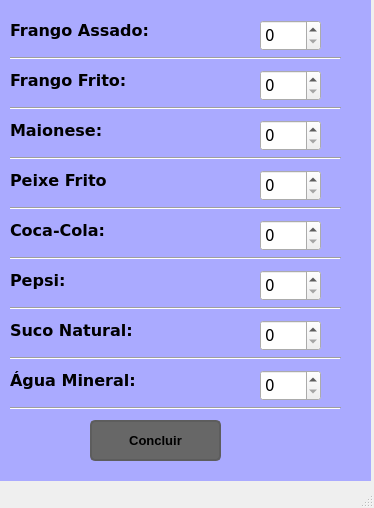
<?xml version="1.0" encoding="UTF-8"?>
<ui version="4.0">
 <class>MainWindow</class>
 <widget class="QMainWindow" name="MainWindow">
  <property name="geometry">
   <rect>
    <x>0</x>
    <y>0</y>
    <width>374</width>
    <height>508</height>
   </rect>
  </property>
  <property name="windowTitle">
   <string>MainWindow</string>
  </property>
  <widget class="QWidget" name="centralwidget">
   <widget class="QLabel" name="label">
    <property name="geometry">
     <rect>
      <x>10</x>
      <y>10</y>
      <width>141</width>
      <height>41</height>
     </rect>
    </property>
    <property name="font">
     <font>
      <family>Verdana</family>
      <pointsize>12</pointsize>
      <weight>75</weight>
      <bold>true</bold>
     </font>
    </property>
    <property name="text">
     <string>Frango Assado:</string>
    </property>
   </widget>
   <widget class="QLabel" name="label_2">
    <property name="geometry">
     <rect>
      <x>0</x>
      <y>0</y>
      <width>371</width>
      <height>481</height>
     </rect>
    </property>
    <property name="styleSheet">
     <string notr="true">background-color: rgb(170, 170, 255);</string>
    </property>
    <property name="text">
     <string/>
    </property>
   </widget>
   <widget class="QLabel" name="label_3">
    <property name="geometry">
     <rect>
      <x>10</x>
      <y>60</y>
      <width>141</width>
      <height>41</height>
     </rect>
    </property>
    <property name="font">
     <font>
      <family>Verdana</family>
      <pointsize>12</pointsize>
      <weight>75</weight>
      <bold>true</bold>
     </font>
    </property>
    <property name="text">
     <string>Frango Frito:</string>
    </property>
   </widget>
   <widget class="QLabel" name="label_4">
    <property name="geometry">
     <rect>
      <x>10</x>
      <y>110</y>
      <width>141</width>
      <height>41</height>
     </rect>
    </property>
    <property name="font">
     <font>
      <family>Verdana</family>
      <pointsize>12</pointsize>
      <weight>75</weight>
      <bold>true</bold>
     </font>
    </property>
    <property name="text">
     <string>Maionese:</string>
    </property>
   </widget>
   <widget class="QLabel" name="label_5">
    <property name="geometry">
     <rect>
      <x>10</x>
      <y>160</y>
      <width>141</width>
      <height>41</height>
     </rect>
    </property>
    <property name="font">
     <font>
      <family>Verdana</family>
      <pointsize>12</pointsize>
      <weight>75</weight>
      <bold>true</bold>
     </font>
    </property>
    <property name="text">
     <string>Peixe Frito</string>
    </property>
   </widget>
   <widget class="QLabel" name="label_6">
    <property name="geometry">
     <rect>
      <x>10</x>
      <y>210</y>
      <width>141</width>
      <height>41</height>
     </rect>
    </property>
    <property name="font">
     <font>
      <family>Verdana</family>
      <pointsize>12</pointsize>
      <weight>75</weight>
      <bold>true</bold>
     </font>
    </property>
    <property name="text">
     <string>Coca-Cola:</string>
    </property>
   </widget>
   <widget class="QLabel" name="label_7">
    <property name="geometry">
     <rect>
      <x>10</x>
      <y>260</y>
      <width>141</width>
      <height>41</height>
     </rect>
    </property>
    <property name="font">
     <font>
      <family>Verdana</family>
      <pointsize>12</pointsize>
      <weight>75</weight>
      <bold>true</bold>
     </font>
    </property>
    <property name="text">
     <string>Pepsi:</string>
    </property>
   </widget>
   <widget class="QLabel" name="label_8">
    <property name="geometry">
     <rect>
      <x>10</x>
      <y>310</y>
      <width>141</width>
      <height>41</height>
     </rect>
    </property>
    <property name="font">
     <font>
      <family>Verdana</family>
      <pointsize>12</pointsize>
      <weight>75</weight>
      <bold>true</bold>
     </font>
    </property>
    <property name="text">
     <string>Suco Natural:</string>
    </property>
   </widget>
   <widget class="QLabel" name="label_9">
    <property name="geometry">
     <rect>
      <x>10</x>
      <y>360</y>
      <width>141</width>
      <height>41</height>
     </rect>
    </property>
    <property name="font">
     <font>
      <family>Verdana</family>
      <pointsize>12</pointsize>
      <weight>75</weight>
      <bold>true</bold>
     </font>
    </property>
    <property name="text">
     <string>Água Mineral:</string>
    </property>
   </widget>
   <widget class="QSpinBox" name="spinBox">
    <property name="geometry">
     <rect>
      <x>260</x>
      <y>20</y>
      <width>61</width>
      <height>31</height>
     </rect>
    </property>
    <property name="font">
     <font>
      <family>Verdana</family>
      <pointsize>11</pointsize>
     </font>
    </property>
   </widget>
   <widget class="QSpinBox" name="spinBox_2">
    <property name="geometry">
     <rect>
      <x>260</x>
      <y>70</y>
      <width>61</width>
      <height>31</height>
     </rect>
    </property>
    <property name="font">
     <font>
      <family>Verdana</family>
      <pointsize>11</pointsize>
     </font>
    </property>
   </widget>
   <widget class="QSpinBox" name="spinBox_3">
    <property name="geometry">
     <rect>
      <x>260</x>
      <y>120</y>
      <width>61</width>
      <height>31</height>
     </rect>
    </property>
    <property name="font">
     <font>
      <family>Verdana</family>
      <pointsize>11</pointsize>
     </font>
    </property>
   </widget>
   <widget class="QSpinBox" name="spinBox_4">
    <property name="geometry">
     <rect>
      <x>260</x>
      <y>170</y>
      <width>61</width>
      <height>31</height>
     </rect>
    </property>
    <property name="font">
     <font>
      <family>Verdana</family>
      <pointsize>11</pointsize>
     </font>
    </property>
   </widget>
   <widget class="QSpinBox" name="spinBox_5">
    <property name="geometry">
     <rect>
      <x>260</x>
      <y>220</y>
      <width>61</width>
      <height>31</height>
     </rect>
    </property>
    <property name="font">
     <font>
      <family>Verdana</family>
      <pointsize>11</pointsize>
     </font>
    </property>
   </widget>
   <widget class="QSpinBox" name="spinBox_6">
    <property name="geometry">
     <rect>
      <x>260</x>
      <y>270</y>
      <width>61</width>
      <height>31</height>
     </rect>
    </property>
    <property name="font">
     <font>
      <family>Verdana</family>
      <pointsize>11</pointsize>
     </font>
    </property>
   </widget>
   <widget class="QSpinBox" name="spinBox_7">
    <property name="geometry">
     <rect>
      <x>260</x>
      <y>320</y>
      <width>61</width>
      <height>31</height>
     </rect>
    </property>
    <property name="font">
     <font>
      <family>Verdana</family>
      <pointsize>11</pointsize>
     </font>
    </property>
   </widget>
   <widget class="QSpinBox" name="spinBox_8">
    <property name="geometry">
     <rect>
      <x>260</x>
      <y>370</y>
      <width>61</width>
      <height>31</height>
     </rect>
    </property>
    <property name="font">
     <font>
      <family>Verdana</family>
      <pointsize>11</pointsize>
     </font>
    </property>
   </widget>
   <widget class="Line" name="line">
    <property name="geometry">
     <rect>
      <x>10</x>
      <y>50</y>
      <width>331</width>
      <height>16</height>
     </rect>
    </property>
    <property name="orientation">
     <enum>Qt::Horizontal</enum>
    </property>
   </widget>
   <widget class="Line" name="line_2">
    <property name="geometry">
     <rect>
      <x>10</x>
      <y>100</y>
      <width>331</width>
      <height>16</height>
     </rect>
    </property>
    <property name="orientation">
     <enum>Qt::Horizontal</enum>
    </property>
   </widget>
   <widget class="Line" name="line_3">
    <property name="geometry">
     <rect>
      <x>10</x>
      <y>150</y>
      <width>331</width>
      <height>16</height>
     </rect>
    </property>
    <property name="orientation">
     <enum>Qt::Horizontal</enum>
    </property>
   </widget>
   <widget class="Line" name="line_4">
    <property name="geometry">
     <rect>
      <x>10</x>
      <y>200</y>
      <width>331</width>
      <height>16</height>
     </rect>
    </property>
    <property name="orientation">
     <enum>Qt::Horizontal</enum>
    </property>
   </widget>
   <widget class="Line" name="line_5">
    <property name="geometry">
     <rect>
      <x>10</x>
      <y>250</y>
      <width>331</width>
      <height>16</height>
     </rect>
    </property>
    <property name="orientation">
     <enum>Qt::Horizontal</enum>
    </property>
   </widget>
   <widget class="Line" name="line_6">
    <property name="geometry">
     <rect>
      <x>10</x>
      <y>300</y>
      <width>331</width>
      <height>16</height>
     </rect>
    </property>
    <property name="orientation">
     <enum>Qt::Horizontal</enum>
    </property>
   </widget>
   <widget class="Line" name="line_7">
    <property name="geometry">
     <rect>
      <x>10</x>
      <y>350</y>
      <width>331</width>
      <height>16</height>
     </rect>
    </property>
    <property name="orientation">
     <enum>Qt::Horizontal</enum>
    </property>
   </widget>
   <widget class="Line" name="line_8">
    <property name="geometry">
     <rect>
      <x>10</x>
      <y>400</y>
      <width>331</width>
      <height>16</height>
     </rect>
    </property>
    <property name="orientation">
     <enum>Qt::Horizontal</enum>
    </property>
   </widget>
   <widget class="QPushButton" name="btnConcluir">
    <property name="geometry">
     <rect>
      <x>90</x>
      <y>420</y>
      <width>131</width>
      <height>41</height>
     </rect>
    </property>
    <property name="font">
     <font>
      <family>Arial</family>
      <pointsize>10</pointsize>
      <weight>75</weight>
      <bold>true</bold>
     </font>
    </property>
    <property name="toolTip">
     <string>&lt;html&gt;&lt;head/&gt;&lt;body&gt;&lt;p&gt;Salvar pedido do cliente&lt;/p&gt;&lt;/body&gt;&lt;/html&gt;</string>
    </property>
    <property name="styleSheet">
     <string notr="true">QPushButton{
	background-color: rgb(103, 103, 103);
	border-radius: 5px;
	border: 2px solid rgb(93, 93, 93);
}
QPushButton:hover{
	background-color: rgb(123, 123, 123);
	border-radius: 5px;
	border: 2px solid rgb(103, 103, 103);
}
QPushButton:pressed{
	background-color: rgb(23, 23, 23);
	border-radius: 5px;
	border: 2px solid rgb(33, 33, 33);
}</string>
    </property>
    <property name="text">
     <string>Concluir</string>
    </property>
   </widget>
   <zorder>label_2</zorder>
   <zorder>label</zorder>
   <zorder>label_3</zorder>
   <zorder>label_4</zorder>
   <zorder>label_5</zorder>
   <zorder>label_6</zorder>
   <zorder>label_7</zorder>
   <zorder>label_8</zorder>
   <zorder>label_9</zorder>
   <zorder>spinBox</zorder>
   <zorder>spinBox_2</zorder>
   <zorder>spinBox_3</zorder>
   <zorder>spinBox_4</zorder>
   <zorder>spinBox_5</zorder>
   <zorder>spinBox_6</zorder>
   <zorder>spinBox_7</zorder>
   <zorder>spinBox_8</zorder>
   <zorder>line</zorder>
   <zorder>line_2</zorder>
   <zorder>line_3</zorder>
   <zorder>line_4</zorder>
   <zorder>line_5</zorder>
   <zorder>line_6</zorder>
   <zorder>line_7</zorder>
   <zorder>line_8</zorder>
   <zorder>btnConcluir</zorder>
  </widget>
  <widget class="QMenuBar" name="menubar">
   <property name="geometry">
    <rect>
     <x>0</x>
     <y>0</y>
     <width>374</width>
     <height>21</height>
    </rect>
   </property>
  </widget>
  <widget class="QStatusBar" name="statusbar"/>
 </widget>
 <resources/>
 <connections/>
</ui>
